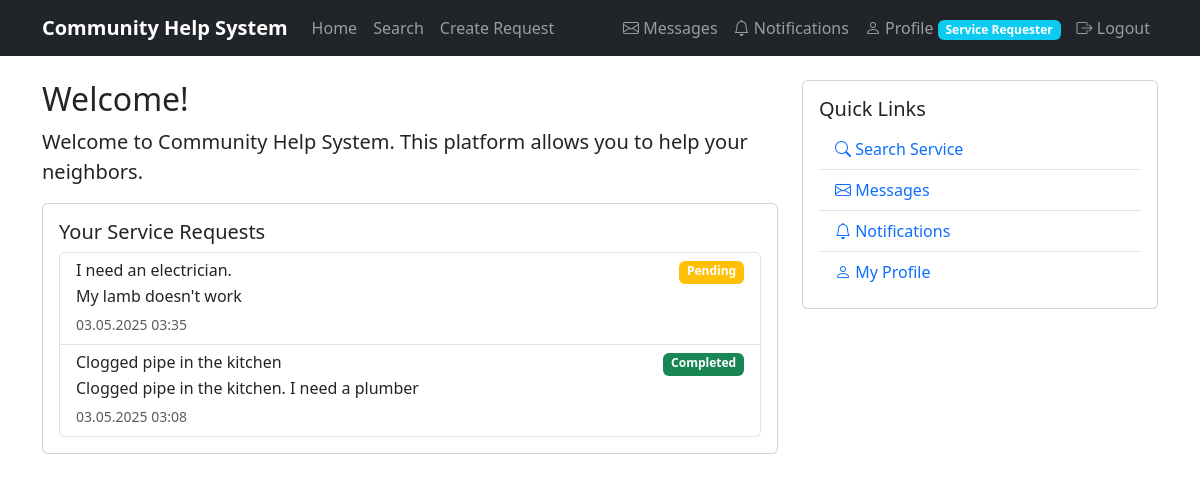
The app's page / (signed in) with its own data.
### community/models.py (models this page shows)
class ServiceRequest(models.Model):
    SERVICE_TYPES = [
        ('plumbing', 'Plumbing'),
        ('electrical', 'Electrical'),
        ('cleaning', 'Cleaning'),
        ('moving', 'Moving'),
        ('other', 'Other'),
    ]
    URGENCY_LEVELS = [
        ('low', 'Low'),
        ('medium', 'Medium'),
        ('high', 'High'),
    ]
    STATUS_CHOICES = [
        ('pending', 'Pending'),
        ('in_progress', 'In Progress'),
        ('completed', 'Completed'),
        ('cancelled', 'Cancelled'),
    ]
    resident = models.ForeignKey(User, on_delete=models.CASCADE, related_name='service_requests')
    title = models.CharField(max_length=200, null=True, blank=True)
    description = models.TextField()
    service_type = models.CharField(max_length=20, choices=SERVICE_TYPES)
    urgency = models.CharField(max_length=10, choices=URGENCY_LEVELS)
    status = models.CharField(max_length=20, choices=STATUS_CHOICES, default='pending')
    location = models.CharField(max_length=255, default='Not Specified')
    created_at = models.DateTimeField(default=timezone.now)
    updated_at = models.DateTimeField(auto_now=True)

### community/views.py (the view)
# urls.py: path('', views.home, name='home'),
@login_required
def home(request):
    unread_notifications_count = get_unread_notifications_count(request.user)
    if request.user.is_resident:
        service_requests = ServiceRequest.objects.filter(resident=request.user).order_by('-created_at')
        return render(request, 'community/home.html', {
            'service_requests': service_requests,
            'unread_notifications_count': unread_notifications_count
        })
    elif request.user.is_service_provider:
        available_requests = ServiceRequest.objects.filter(status='pending').order_by('-created_at')
        return render(request, 'community/home.html', {
            'available_requests': available_requests,
            'unread_notifications_count': unread_notifications_count
        })
    else:
        return render(request, 'community/home.html', {
            'unread_notifications_count': unread_notifications_count
        })

### community/templatetags/community_tags.py (called while the page is built)
@register.filter
def status_color(status):
    if status == 'pending':
        return 'warning'
    elif status == 'in_progress':
        return 'info'
    elif status == 'completed':
        return 'success'
    elif status == 'cancelled':
        return 'danger'
    else:
        return 'secondary'

### community/views.py (called while the page is built)
def get_unread_notifications_count(user):
    return Notification.objects.filter(user=user, is_read=False).count()

### templates/community/home.html (shortened to what this page needs)
{% extends 'community/base.html' %}
{% load community_tags %}
{% block content %}
<div class="row">
    <div class="col-md-8">
        <h2>Welcome!</h2>
        <p class="lead">Welcome to Community Help System. This platform allows you to help your neighbors.</p>
        {% if user.is_authenticated %}
            {% if user.is_resident %}
                <div class="card mb-4">
                    <div class="card-body">
                        <h5 class="card-title">Your Service Requests</h5>
                        {% if service_requests %}
                            <div class="list-group">
                                {% for request in service_requests %}
                                    <a href="{% url 'service_request_detail' request.pk %}" class="list-group-item list-group-item-action">
                                        <div class="d-flex w-100 justify-content-between">
                                            <h6 class="mb-1">{{ request.title }}</h6>
                                            <span class="badge bg-{{ request.status|status_color }}">
                                                {{ request.get_status_display }}
                                            </span>
                                        </div>
                                        <p class="mb-1">{{ request.description|truncatechars:100 }}</p>
                                        <small class="text-muted">{{ request.created_at|date:"d.m.Y H:i" }}</small>
                                    </a>
                                {% endfor %}
                            </div>
                        {% else %}
                            <p class="text-muted">You haven't created any service requests yet.</p>
                            <a href="{% url 'create_service_request' %}" class="btn btn-primary">Create Service Request</a>
                        {% endif %}
                    </div>
                </div>
            {% endif %}
        {% endif %}
    </div>
    <div class="col-md-4">
        <div class="card">
            <div class="card-body">
                <h5 class="card-title">Quick Links</h5>
                <ul class="list-group list-group-flush">
                    <li class="list-group-item">
                        <a href="{% url 'search_requests' %}" class="text-decoration-none">
                            <i class="bi bi-search"></i> Search Service
                        </a>
                    </li>
                    {% if user.is_authenticated %}
                        <li class="list-group-item">
                            <a href="{% url 'messages_list' %}" class="text-decoration-none">
                                <i class="bi bi-envelope"></i> Messages
                            </a>
                        </li>
                        <li class="list-group-item">
                            <a href="{% url 'notifications' %}" class="text-decoration-none">
                                <i class="bi bi-bell"></i> Notifications
                            </a>
                        </li>
                        <li class="list-group-item">
                            <a href="{% url 'profile' %}" class="text-decoration-none">
                                <i class="bi bi-person"></i> My Profile
                            </a>
                        </li>
                    {% endif %}
                </ul>
            </div>
        </div>
    </div>
</div>
{% endblock %}

### records on screen
ServiceRequest: title "I need an electrician.", status "Pending", description "My lamb doesn't work", created_at "03.05.2025 03:35"
ServiceRequest: title "Clogged pipe in the kitchen", status "Completed", description "Clogged pipe in the kitchen. I need a plumber", created_at "03.05.2025 03:08"
